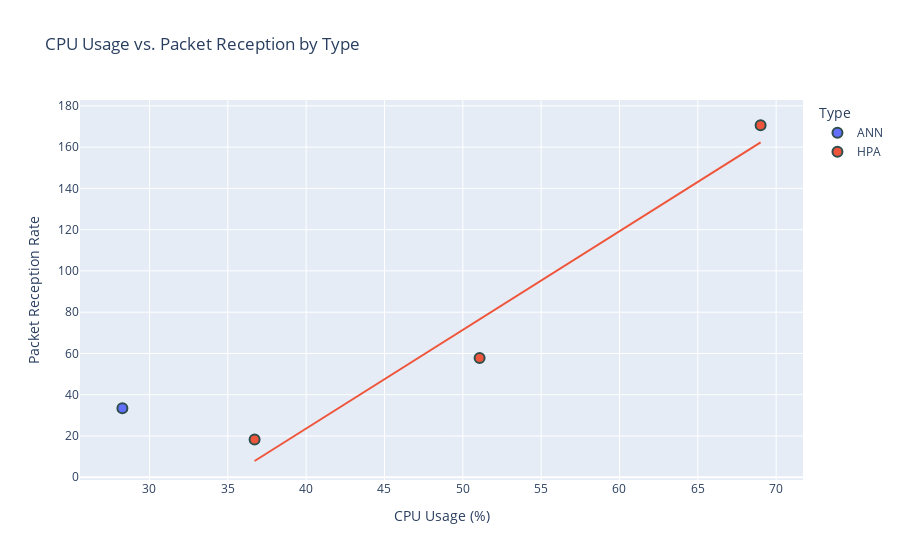

Notebook cell for this chart:
### Markdown cell above
Pods Number vs. CPU Usage: This visualization shows a declining trend in the number of pods as CPU usage increases for HPA, whereas for ANN, the number of pods remains relatively low, indicating a less reactive scaling behavior to CPU usage.

### Code cell
# Visualization for CPU vs. PackRecv
fig_packrecv = px.scatter(test_k8s_grouped_data, x='CPU', y='PackRecv', color='Type',
                          title='CPU Usage vs. Packet Reception by Type',
                          labels={'PackRecv': 'Packet Reception Rate', 'CPU': 'CPU Usage (%)'},
                          trendline='ols')
fig_packrecv.update_traces(marker=dict(size=10, line=dict(width=2,
                                                          color='DarkSlateGrey')),
                           selector=dict(mode='markers'))
fig_packrecv.show()

### Figure 1 — Plotly figure (JSON) as saved in the notebook; plotly's stock layout.template omitted (floating-point values rounded to 4 significant figures)
{"data": [{"hovertemplate": "Type=ANN<br>CPU Usage (%)=%{x}<br>Packet Reception Rate=%{y}<extra></extra>", "legendgroup": "ANN", "marker": {"color": "#636efa", "line": {"color": "DarkSlateGrey", "width": 2}, "size": 10, "symbol": "circle"}, "mode": "markers", "name": "ANN", "orientation": "v", "showlegend": true, "type": "scatter", "x": [28.27], "xaxis": "x", "y": [33.48], "yaxis": "y"}, {"hovertemplate": "Type=ANN<extra></extra>", "legendgroup": "ANN", "marker": {"color": "#636efa", "symbol": "circle"}, "mode": "lines", "name": "ANN", "showlegend": false, "type": "scatter", "xaxis": "x", "yaxis": "y"}, {"hovertemplate": "Type=HPA<br>CPU Usage (%)=%{x}<br>Packet Reception Rate=%{y}<extra></extra>", "legendgroup": "HPA", "marker": {"color": "#EF553B", "line": {"color": "DarkSlateGrey", "width": 2}, "size": 10, "symbol": "circle"}, "mode": "markers", "name": "HPA", "orientation": "v", "showlegend": true, "type": "scatter", "x": [36.71, 51.07, 69.01], "xaxis": "x", "y": [18.27, 57.81, 170.6], "yaxis": "y"}, {"hovertemplate": "<b>OLS trendline</b><br>PackRecv = 4.78083 * CPU + -167.627<br>R<sup>2</sup>=0.957743<br><br>Type=HPA<br>CPU Usage (%)=%{x}<br>Packet Reception Rate=%{y} <b>(trend)</b><extra></extra>", "legendgroup": "HPA", "marker": {"color": "#EF553B", "symbol": "circle"}, "mode": "lines", "name": "HPA", "showlegend": false, "type": "scatter", "x": [36.71, 51.07, 69.01], "xaxis": "x", "y": [7.871, 76.53, 162.3], "yaxis": "y"}], "layout": {"autosize": true, "legend": {"title": {"text": "Type"}, "tracegroupgap": 0}, "title": {"text": "CPU Usage vs. Packet Reception by Type"}, "xaxis": {"anchor": "y", "autorange": true, "domain": [0, 1], "range": [25.72, 71.55], "title": {"text": "CPU Usage (%)"}, "type": "linear"}, "yaxis": {"anchor": "x", "autorange": true, "domain": [0, 1], "range": [-1.532, 186.5], "title": {"text": "Packet Reception Rate"}, "type": "linear"}}}
